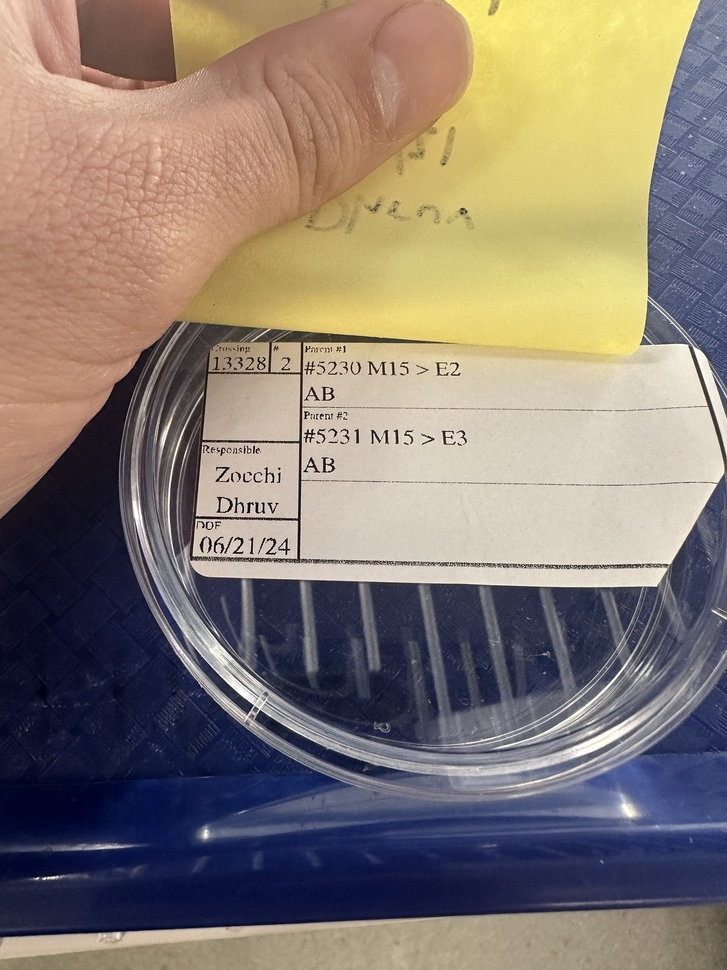
#> input picture fish_control/IMG_3273.jpg, 727 x 970 px, shrunk from 3024 x 4032 before the run
$ python import_dish.py
#> lines starting #> are read from the running program, lines starting #| are printed output that depends on the picture; after the words box and inside, x2 and y2 are one past the last pixel; in counts of white or black regions, pixels touching at a corner belong together
#> further down, img is the input picture: shape (970, 727, 3); mean B, G, R 114.5, 124.1, 135.9
from PIL import Image
import pytesseract
import cv2
import numpy as np


# # Path to the tesseract executable installed via Conda
pytesseract.pytesseract.tesseract_cmd = r'/Users/jmdelahanty/miniforge3/envs/fish_control/bin/tesseract'  # Update if your path is different

# [27 lines of commented-out code are left out]

def improve_contrast(image):
    clahe = cv2.createCLAHE(clipLimit=2.0, tileGridSize=(8,8))
    return clahe.apply(image)

# [43 lines of commented-out code are left out]

def isolate_white_tag(image):
    # Convert to HSV color space
    hsv = cv2.cvtColor(image, cv2.COLOR_BGR2HSV)
#> hsv: shape (970, 727, 3); mean H, S, V 59.5, 94.1, 149.3

    # Define range for white color in HSV
    lower_white = np.array([0, 0, 155])
    upper_white = np.array([180, 100, 255])

    # Create a mask for white color
    mask = cv2.inRange(hsv, lower_white, upper_white)
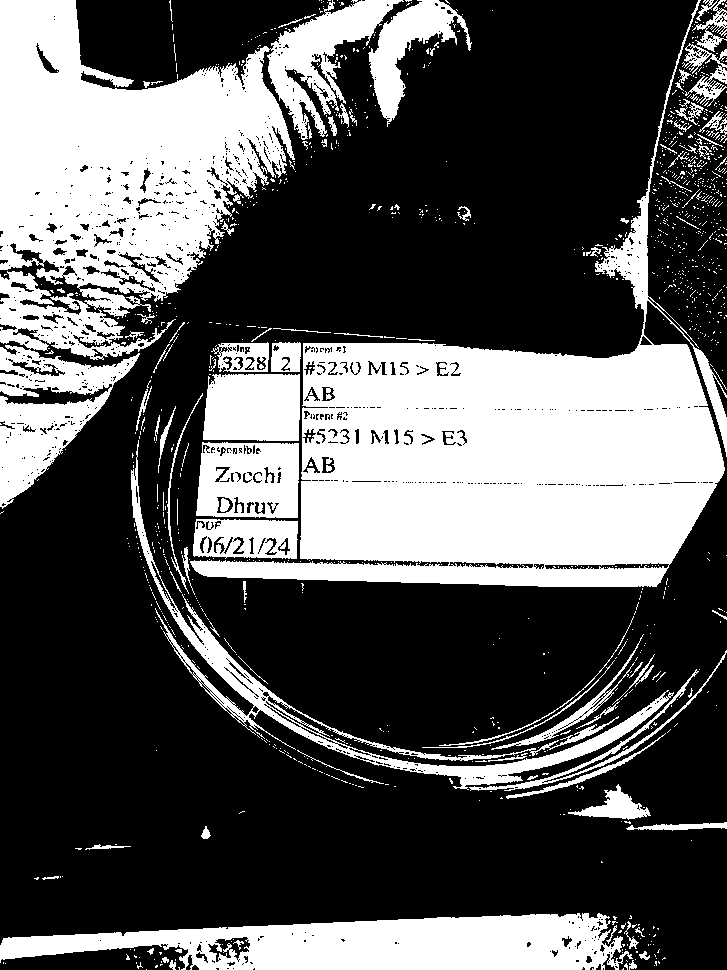
#> mask: shape (970, 727); 34.7% white; 1172 white regions (1076 under 20 px), largest, box (x1, y1, x2, y2) and area: (190, 0, 727, 587) 96539, (0, 0, 404, 509) 77186, (0, 913, 633, 970) 23523

    # Apply morphological operations to clean up the mask
    kernel = np.ones((21,21), np.uint8)
    mask = cv2.morphologyEx(mask, cv2.MORPH_CLOSE, kernel)
#> mask: shape (970, 727); 47.7% white; 22 white regions (12 under 20 px), largest, box (x1, y1, x2, y2) and area: (0, 0, 727, 841) 306330, (0, 913, 666, 970) 28435, (369, 204, 475, 225) 952
    mask = cv2.morphologyEx(mask, cv2.MORPH_OPEN, kernel)
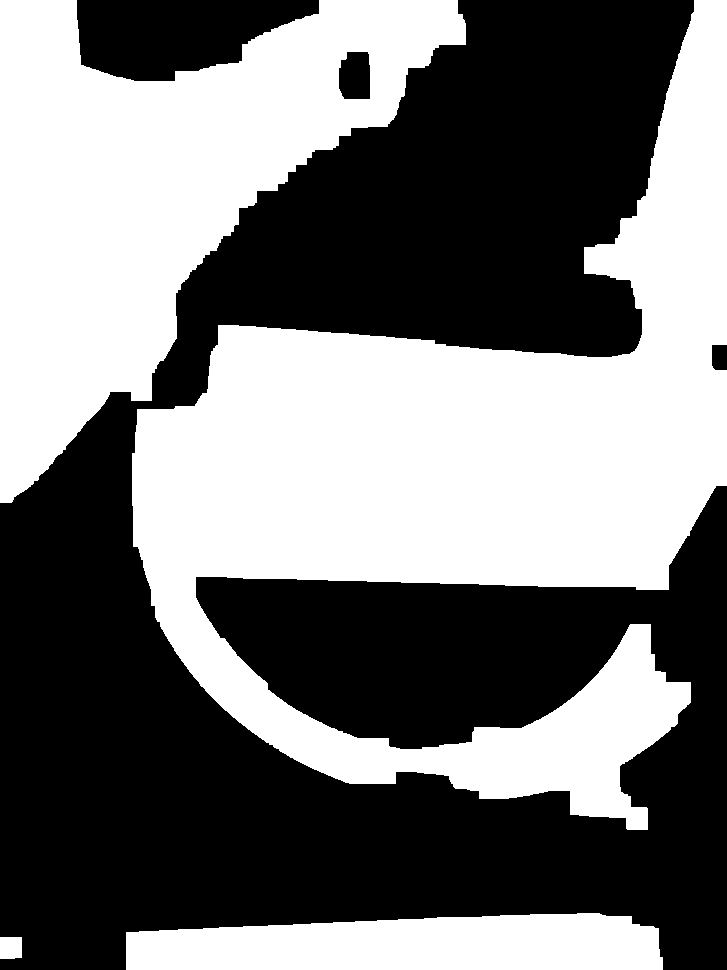
#> mask: shape (970, 727); 46.9% white; 4 white regions

    # Find contours in the mask
    contours, _ = cv2.findContours(mask, cv2.RETR_EXTERNAL, cv2.CHAIN_APPROX_SIMPLE)
#> contours = 4 contours; box (x1, y1, x2, y2) and area: (132, 0, 727, 830) 196532, (0, 0, 466, 503) 105980, (126, 913, 663, 970) 25398, (0, 937, 22, 959) 434

    # Find the largest contour (assuming it's the tag)
    if contours:
        largest_contour = max(contours, key=cv2.contourArea)
#> largest_contour = contour of 878 points, box (x1, y1, x2, y2) (132, 0, 727, 830), area 196532
        x, y, w, h = cv2.boundingRect(largest_contour)
#> x = 132; y = 0; w = 595; h = 830

        # Create a mask for the largest contour
        tag_mask = np.zeros(mask.shape, np.uint8)
        cv2.drawContours(tag_mask, [largest_contour], 0, (255), -1)
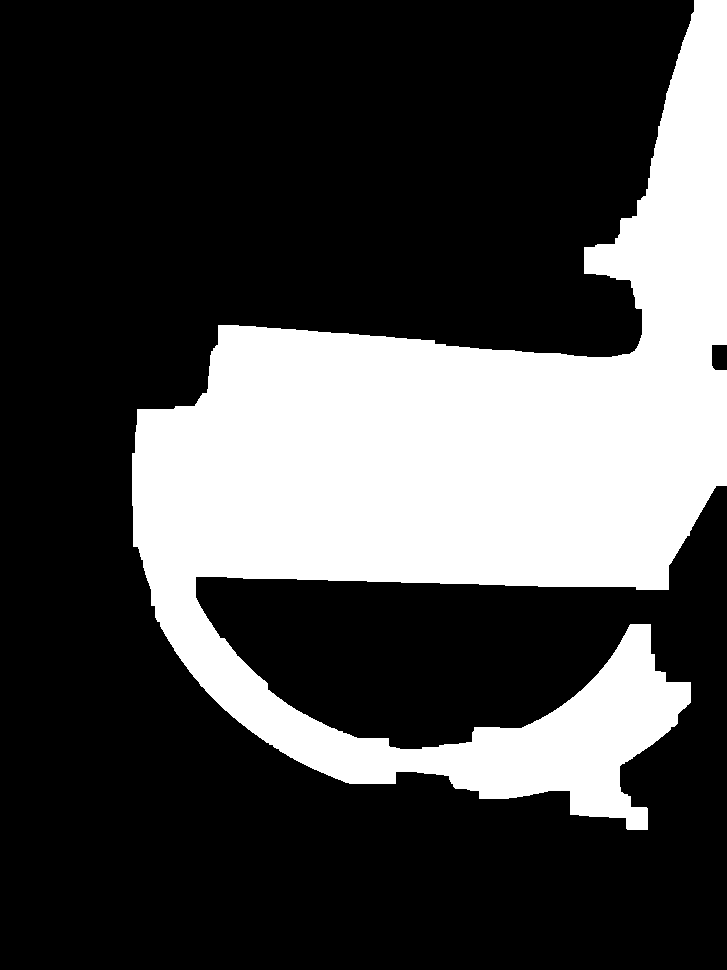
#> tag_mask: shape (970, 727); 28.1% white; 1 white region, box (x1, y1, x2, y2) and area: (132, 0, 727, 830) 198418

        # Extract the tag area
        tag_area = cv2.bitwise_and(image, image, mask=tag_mask)
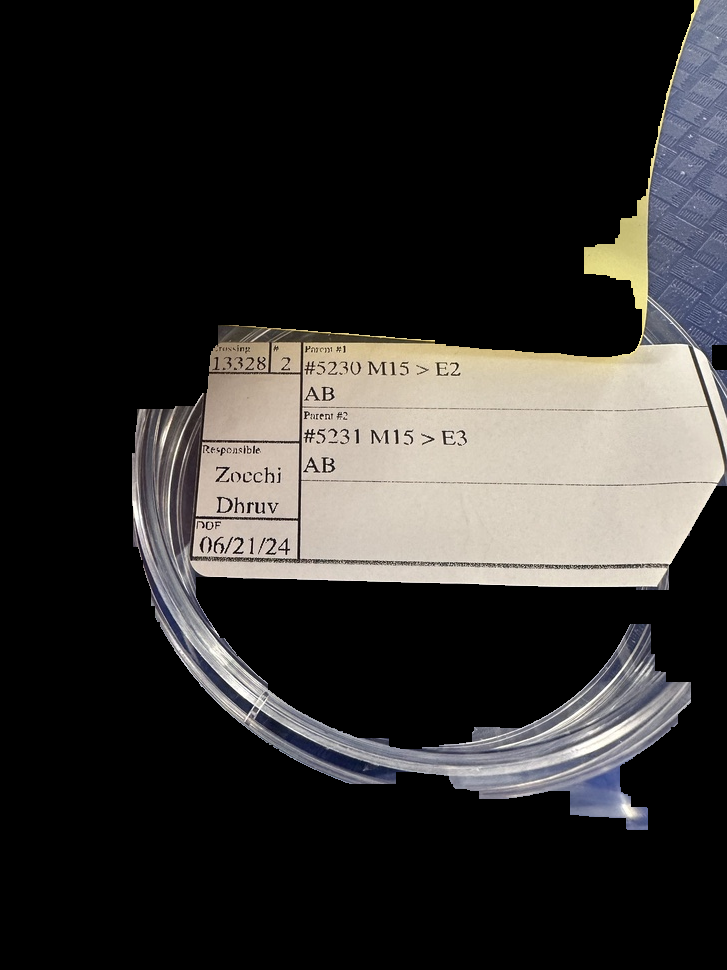
#> tag_area: shape (970, 727, 3); mean B, G, R 45, 46.7, 48.6

        return tag_area[y:y+h, x:x+w]
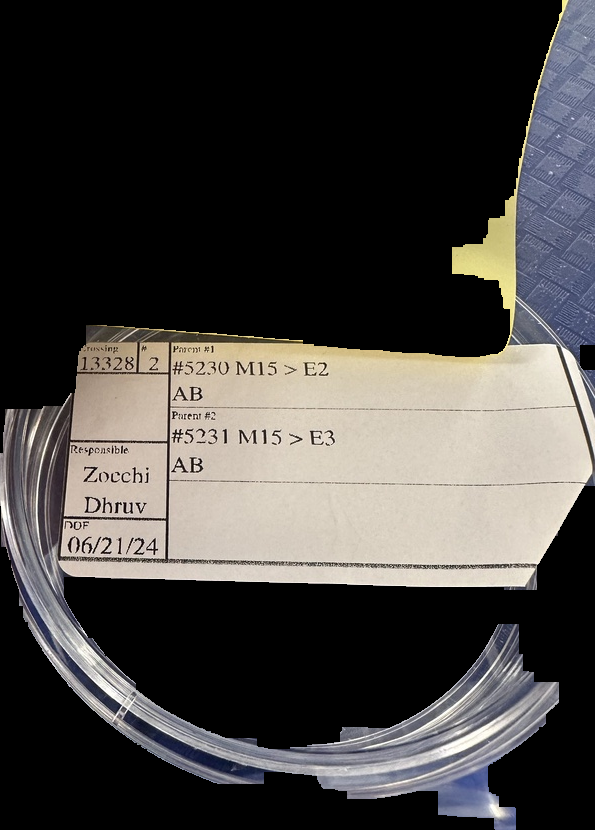
#> returned value: shape (830, 595, 3); mean of channels 0, 1, 2 64.3, 66.7, 69.4; drawn as B, G, R

    return None

def denoise_image(image):
    # Apply fastNlMeansDenoising
    denoised = cv2.fastNlMeansDenoising(image, None, h=10, searchWindowSize=21)
    return denoised

# Load the image
img = cv2.imread('IMG_3273.jpg')

# Isolate the white tag
tag_image = isolate_white_tag(img)

cv2.imshow('Original Image', tag_image)
cv2.waitKey(0)
cv2.destroyAllWindows()


if tag_image is not None:
    # Apply your existing preprocessing and OCR on the tag_image
    gray = cv2.cvtColor(tag_image, cv2.COLOR_BGR2GRAY)
    sharpen_kernel = np.array([[-1,-1,-1], [-1,9,-1], [-1,-1,-1]])
    sharpen = cv2.filter2D(gray, -1, sharpen_kernel)
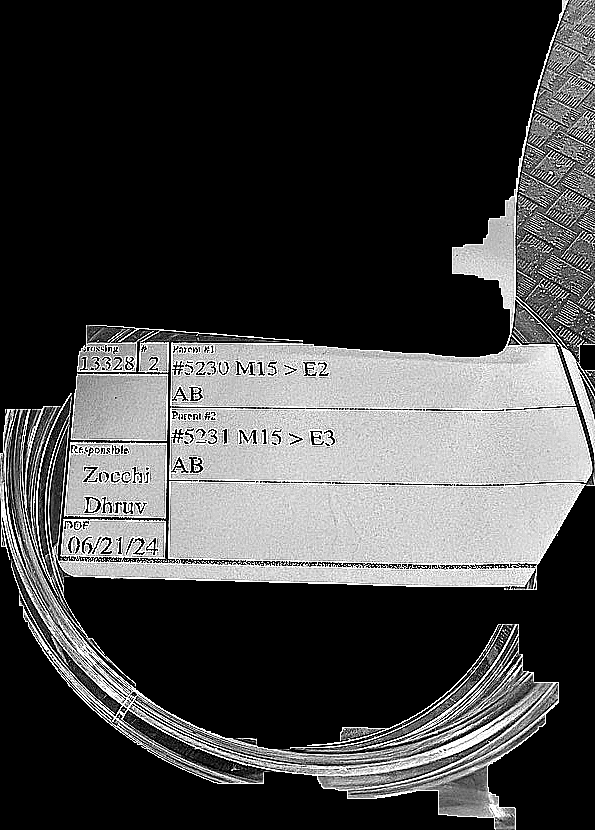
#> sharpen: shape (830, 595); min 0, max 255, mean 67
    denoised = denoise_image(sharpen)
    threshold = cv2.threshold(denoised, 0, 255, cv2.THRESH_BINARY_INV | cv2.THRESH_OTSU)[1]
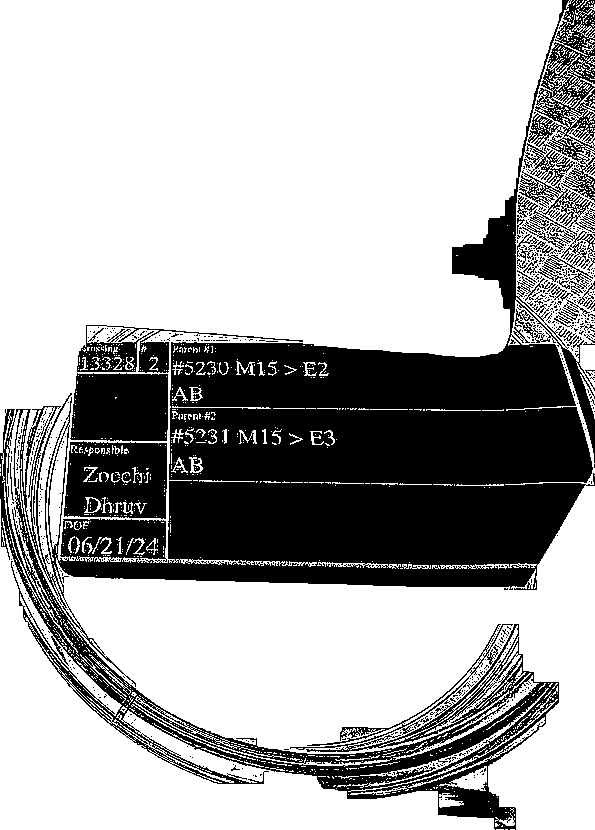
#> threshold: shape (830, 595); 68.8% white; 603 black regions (572 under 20 px), largest, box (x1, y1, x2, y2) and area: (0, 0, 595, 830) 134083, (64, 441, 167, 519) 6519, (70, 373, 168, 441) 6250
    denoised = denoise_image(threshold)
    # Perform OCR
    custom_config = r'--oem 3 --psm 12'
#> (the run stopped early here; a loop or call above may not have finished)
